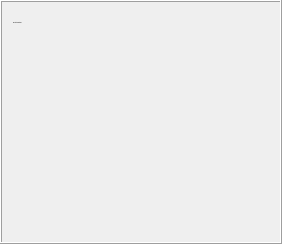
        <widget class="QFrame" name="frame_2">
         <property name="frameShape">
          <enum>QFrame::Box</enum>
         </property>
         <property name="frameShadow">
          <enum>QFrame::Raised</enum>
         </property>
         <layout class="QVBoxLayout" name="verticalLayout">
          <item>
           <layout class="QHBoxLayout" name="horizontalLayout_2">
            <item>
             <widget class="QLabel" name="label_4">
              <property name="font">
               <font>
                <pointsize>-1</pointsize>
                <weight>50</weight>
                <bold>false</bold>
               </font>
              </property>
              <property name="text">
               <string>Recent transactions</string>
              </property>
             </widget>
            </item>
            <item>
             <widget class="QPushButton" name="labelTransactionsStatus">
              <property name="enabled">
               <bool>false</bool>
              </property>
              <property name="maximumSize">
               <size>
                <width>30</width>
                <height>16777215</height>
               </size>
              </property>
              <property name="toolTip">
               <string>The displayed information may be out of date. Your wallet automatically synchronizes with the UOU network after a connection is established, but this process has not completed yet.</string>
              </property>
              <property name="styleSheet">
               <string notr="true">QObject #labelTransactionsStatus {
padding-right : 15px;
}
</string>
              </property>
              <property name="text">
               <string/>
              </property>
              <property name="icon">
               <iconset resource="../bitcoin.qrc">
                <normaloff>:/icons/warning</normaloff>
                <disabledoff>:/icons/warning</disabledoff>:/icons/warning</iconset>
              </property>
              <property name="iconSize">
               <size>
                <width>24</width>
                <height>24</height>
               </size>
              </property>
              <property name="flat">
               <bool>true</bool>
              </property>
             </widget>
            </item>
            <item>
             <spacer name="horizontalSpacer">
              <property name="orientation">
               <enum>Qt::Horizontal</enum>
              </property>
              <property name="sizeType">
               <enum>QSizePolicy::Expanding</enum>
              </property>
              <property name="sizeHint" stdset="0">
               <size>
                <width>40</width>
                <height>20</height>
               </size>
              </property>
             </spacer>
            </item>
           </layout>
          </item>
          <item>
           <widget class="QListView" name="listTransactions">
            <property name="styleSheet">
             <string notr="true">QListView { background: transparent; }</string>
            </property>
            <property name="frameShape">
             <enum>QFrame::NoFrame</enum>
            </property>
            <property name="verticalScrollBarPolicy">
             <enum>Qt::ScrollBarAlwaysOff</enum>
            </property>
            <property name="horizontalScrollBarPolicy">
             <enum>Qt::ScrollBarAlwaysOff</enum>
            </property>
            <property name="selectionMode">
             <enum>QAbstractItemView::NoSelection</enum>
            </property>
           </widget>
          </item>
         </layout>
        </widget>
